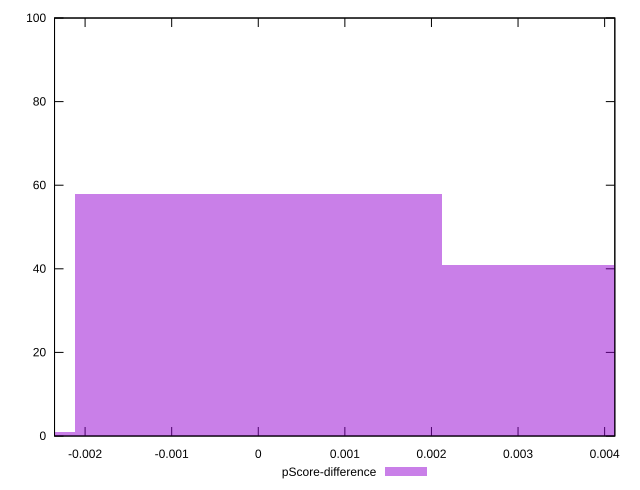

Source code (gnuplot):
reset

$pScoreDifference <<EOF
0 58
0.004234585383056624 41
-0.004234585383056624 1
EOF

set key outside below
set boxwidth 0.004234585383056624
set xrange [-0.002352941176470613:0.004117647058823504]
set yrange [0:100]
set trange [0:100]
set style fill transparent solid 0.5 noborder
set terminal svg size 640, 490 enhanced background rgb 'white'
set output "report_00022_2021-02-20T12:08:46.964Z/uses-webp-images/samples/pages/pScore-difference/histogram.svg"

plot $pScoreDifference title "pScore-difference" with boxes

reset
